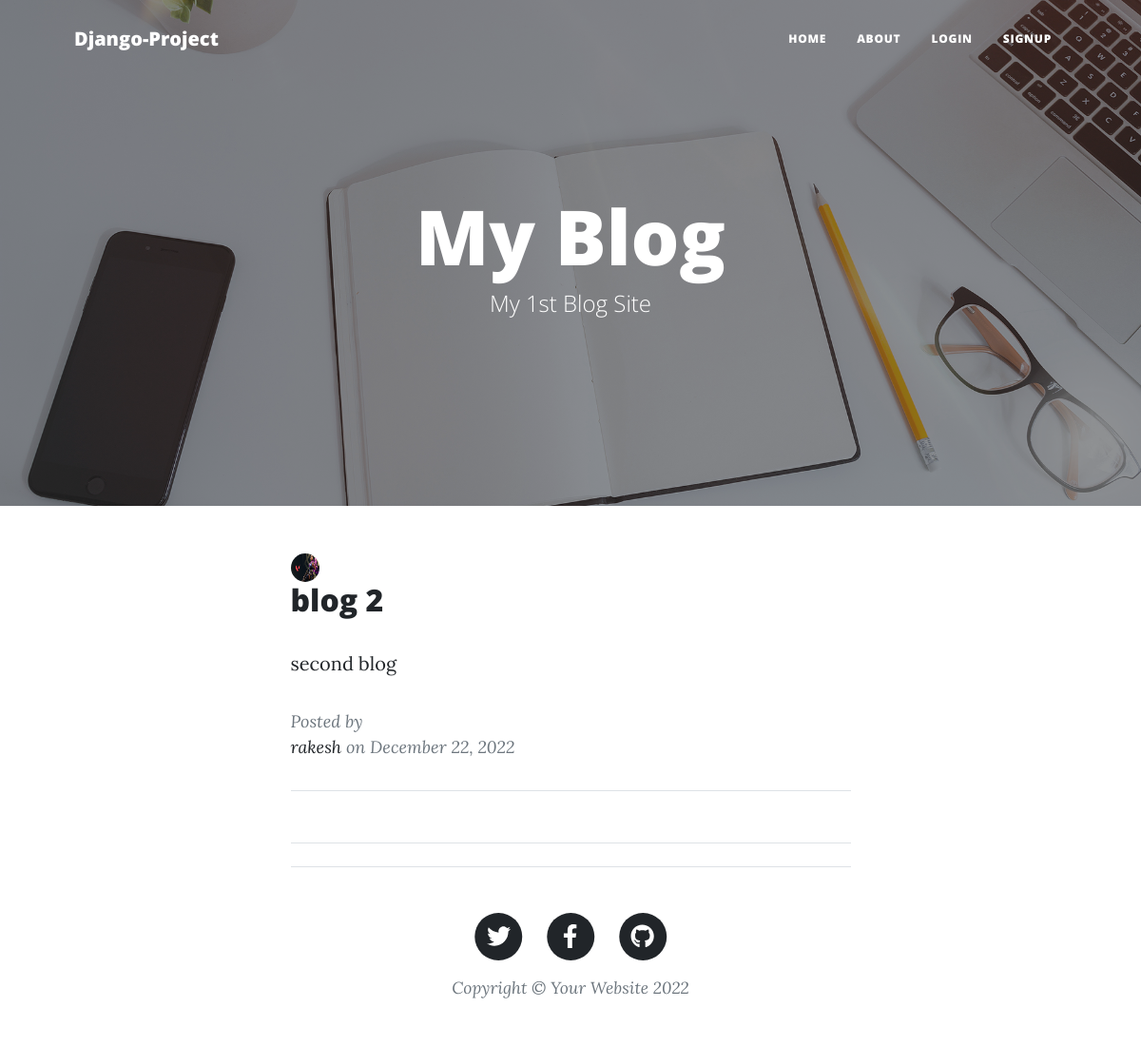
The app's page /post/2/ with its own data.
### blog/models.py (models this page shows, shortened)
class Post(models.Model):
    title = models.CharField(max_length=100)
    content = models.TextField()
    date_posted = models.DateTimeField(default= timezone.now)
    author = models.ForeignKey(User, on_delete=models.CASCADE)

### users/models.py (models this page shows, shortened)
class Profile(models.Model):
    user = models.OneToOneField(User, on_delete=models.CASCADE)
    image = models.ImageField(default='default.jpg', upload_to='profile_pics')

### blog/views.py (the view)
# urls.py: path('post/<int:pk>/', PostDetailView.as_view(), name = 'post-detail'),
class PostDetailView(DetailView):
    model = Post

### blog/templates/blog/post_detail.html (shortened to what this page needs)
{% extends 'blog/base.html' %}
{% load static %}
{% block content %}
            <div class="post-preview border-bottom">
                <div class="header">
                    <img class = "rounded-circle article-img" height=30px width=30px src="{{object.author.profile.image.url}}">
                     <h2 class="post-title">{{object.title}}</h2>
                     </div>
                    <p class="post-subtitle">{{object.content}}</p>
                <p class="post-meta">
                    Posted by <br>
                    <a href = "{%url 'user-post' object.author.username%}">
                    {{object.author}} </a>
                    on {{object.date_posted|date:"F d, Y"}}<br>
                </p>
            </div>
            <br>
{%endblock content%}

### records on screen
Post: author.profile.image (picture), title "blog 2", content "second blog", author "rakesh", date_posted "December 22, 2022"
